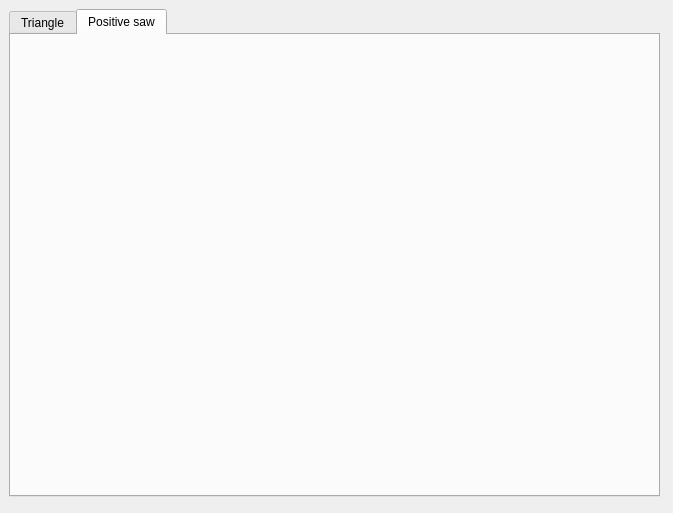
<?xml version="1.0" encoding="UTF-8"?>
<ui version="4.0">
 <class>Shape_generator</class>
 <widget class="QDialog" name="Shape_generator">
  <property name="geometry">
   <rect>
    <x>0</x>
    <y>0</y>
    <width>673</width>
    <height>513</height>
   </rect>
  </property>
  <property name="windowTitle">
   <string>Shape Generator</string>
  </property>
  <widget class="QTabWidget" name="tabWidget">
   <property name="geometry">
    <rect>
     <x>9</x>
     <y>9</y>
     <width>651</width>
     <height>488</height>
    </rect>
   </property>
   <property name="layoutDirection">
    <enum>Qt::LeftToRight</enum>
   </property>
   <property name="tabPosition">
    <enum>QTabWidget::North</enum>
   </property>
   <property name="tabShape">
    <enum>QTabWidget::Rounded</enum>
   </property>
   <property name="currentIndex">
    <number>1</number>
   </property>
   <property name="documentMode">
    <bool>false</bool>
   </property>
   <property name="tabsClosable">
    <bool>false</bool>
   </property>
   <property name="movable">
    <bool>false</bool>
   </property>
   <property name="tabBarAutoHide">
    <bool>false</bool>
   </property>
   <widget class="QWidget" name="tab_triangle">
    <attribute name="title">
     <string>Triangle</string>
    </attribute>
   </widget>
   <widget class="QWidget" name="tab_positive_saw">
    <attribute name="title">
     <string>Positive saw</string>
    </attribute>
   </widget>
  </widget>
 </widget>
 <resources/>
 <connections/>
</ui>
